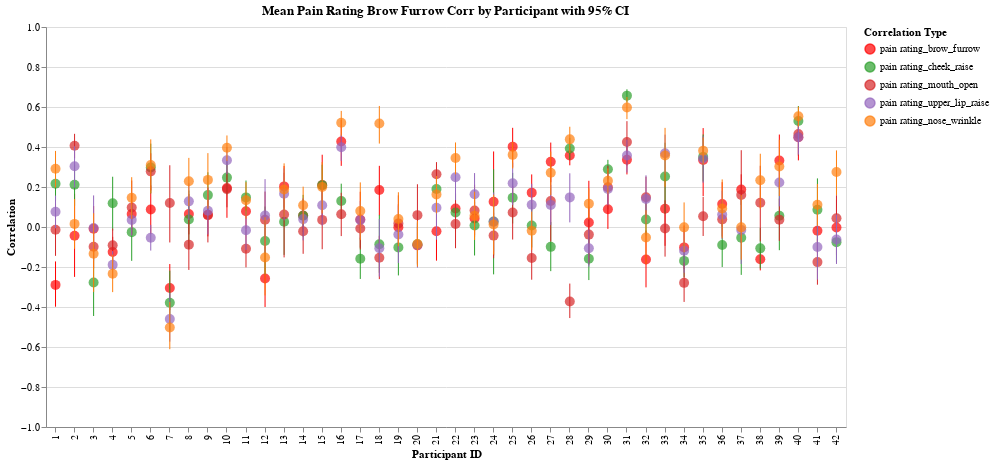

Here is the notebook cell this chart was saved with:
### Code cell
plots = {}

for feature in facial_features:
    col1, col2 = "pain_rating", feature

    corr_by_trial = calculate_correlations_by_trial(df, col1, col2)
    corr_by_participant = aggregate_correlations_fisher_z(
        corr_by_trial, col1, col2, "participant_id", include_ci=True
    )
    plot_correlations_by_trial(corr_by_trial, col1, col2)
    plots[feature] = plot_correlations_by_participant(
        corr_by_participant, col1, col2, with_config=False, color_map=COLORS
    )

combined_chart = (
    plots["brow_furrow"]
    + plots["cheek_raise"]
    + plots["mouth_open"]
    + plots["upper_lip_raise"]
    + plots["nose_wrinkle"]
)
combined_chart
